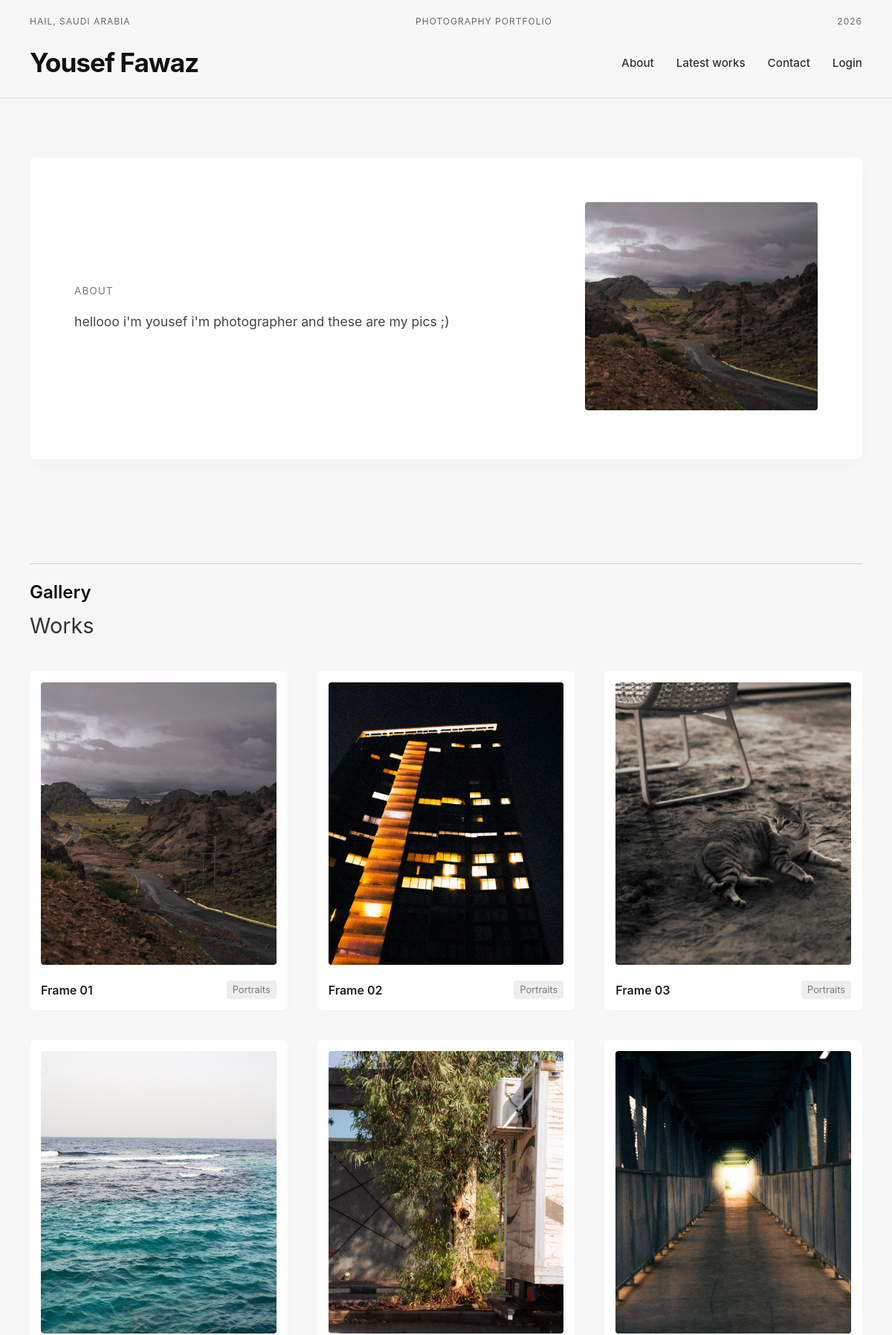
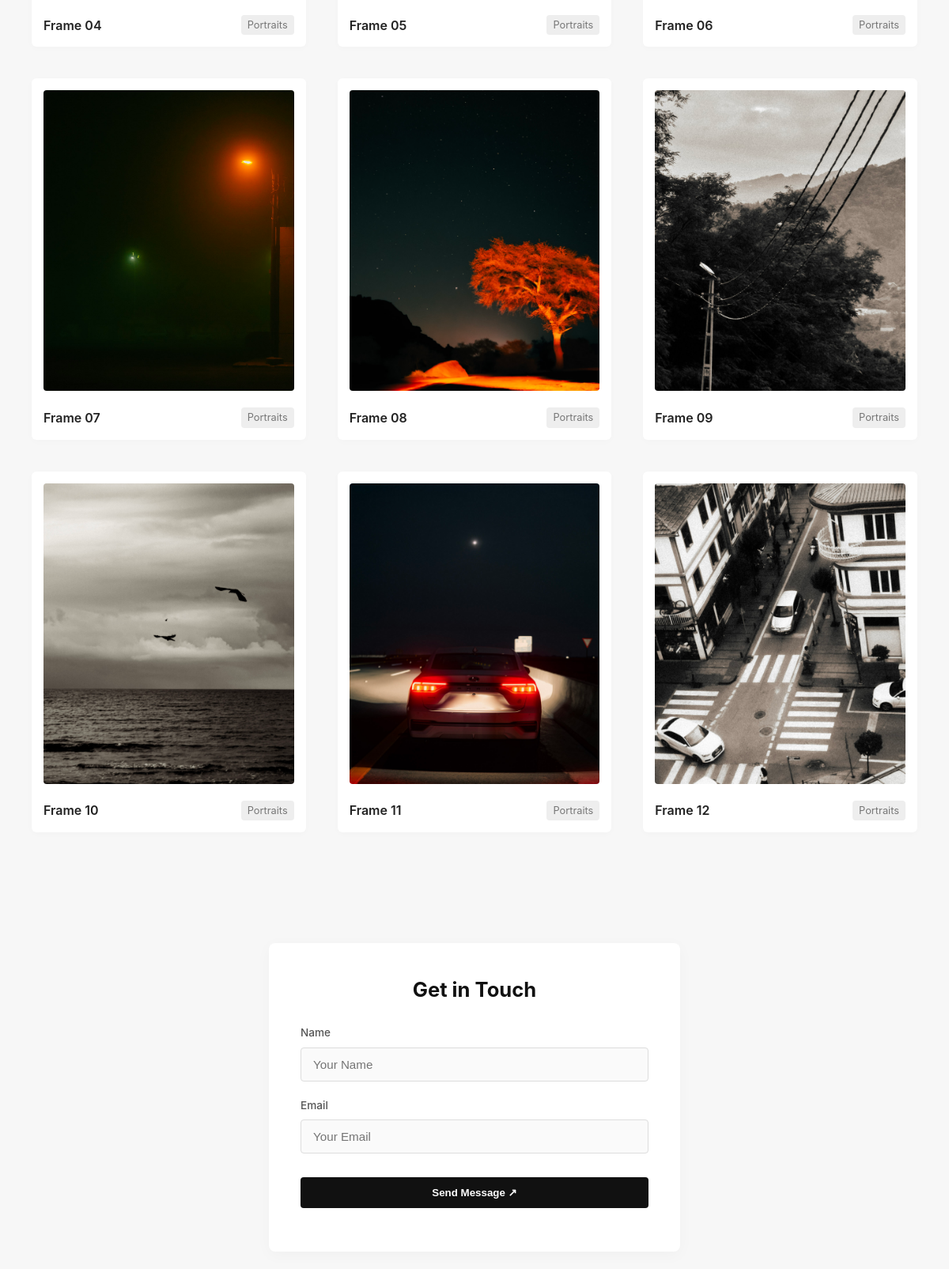
The page / (upper part) on the database its author committed (2 pictures, top to bottom).
### tables this page shows
CREATE TABLE `projects` (
  `id` int(11) NOT NULL,
  `title` varchar(100) NOT NULL,
  `category` varchar(50) NOT NULL,
  `image_url` varchar(255) NOT NULL
);

### index.php (the view, shortened to what this page needs)
<?php
include 'db_connect.php';
$sql = "SELECT * FROM projects";
$result = $conn->query($sql);
?>
<!DOCTYPE html>
<html lang="en">
<head>
    <link rel="stylesheet" href="style.css">
</head>
<body>
    <header class="site-header">
        <div class="header-top">
            <span class="location-tag">Hail, Saudi Arabia</span>
            <span class="project-tag">Photography Portfolio</span>
            <span class="date-tag">2026</span>
        </div>
        <nav class="main-nav">
            <h1 class="logo">Yousef Fawaz</h1>
            <ul class="nav-links">
                <li><a href="#about">About</a></li>
                <li><a href="#gallery">Latest works</a></li>
                <li><a href="#contact">Contact</a></li>
                <li><a href="login.php">Login</a></li>
            </ul>
        </nav>
    </header>
    <section id="about" class="about-section">
        <div class="about-container">
            <div class="about-text">
                <p class="section-label">About</p>
                <p class="about-desc">
                    hellooo i'm yousef i'm photographer and these are my pics ;)
                </p>
            </div>
            <div class="about-image">
                <img src="images/photo1.jpg" alt="Yousef Portrait">
            </div>
        </div>
    </section>
    <section id="gallery" class="gallery-section">
        <div class="gallery-header">
            <span class="gallery-title-tag">Gallery</span>
            <h2> Works </h2>
        </div>
        <div class="gallery-grid">
            <?php
            if ($result->num_rows > 0) {
                while($row = $result->fetch_assoc()) {
                    echo '<div class="gallery-item">';
                    echo '<div class="image-wrapper">';
                    echo '<img src="'.$row["image_url"].'" alt="'.$row["title"].'">';
                    echo '</div>';
                    echo '<div class="item-info">';
                    echo '<h3>'.$row["title"].'</h3>';
                    echo '<span class="item-cat">'.$row["category"].'</span>';
                    echo '</div>';
                    echo '</div>';
                }
            } else {
                echo "<p>No photos found.</p>";
            }
            ?>
        </div>
    </section>
    <section id="contact" class="contact-section">
        <div class="contact-box">
            <h2>Get in Touch</h2>
            <form name="profileForm" onsubmit="return validateForm()" action="process.php" method="post">
                <div class="form-group">
                    <label>Name</label>
                    <input type="text" id="name" name="name" placeholder="Your Name">
                </div>
                <div class="form-group">
                    <label>Email</label>
                    <input type="text" id="email" name="email" placeholder="Your Email">
                </div>
                <button type="submit" class="submit-btn">Send Message ↗</button>
            </form>
        </div>
    </section>
</body>
</html>

### style.css (style rules this page uses)
* { margin: 0; padding: 0; box-sizing: border-box; }
body { font-family: -apple-system, BlinkMacSystemFont, "Segoe UI", Roboto, Helvetica, Arial, sans-serif; background-color: #f7f7f7; color: #111111; line-height: 1.5; }
.site-header { padding: 20px 40px; border-bottom: 1px solid #e0e0e0; background: #f7f7f7; }
.header-top { display: flex; justify-content: space-between; font-size: 0.75rem; color: #666; text-transform: uppercase; letter-spacing: 1px; margin-bottom: 20px; }
.main-nav { display: flex; justify-content: space-between; align-items: center; }
.logo { font-size: 2.2rem; font-weight: 700; letter-spacing: -1px; }
.nav-links { display: flex; list-style: none; gap: 30px; }
.nav-links a { text-decoration: none; color: #333; font-size: 0.95rem; font-weight: 500; transition: color 0.2s; }
.about-section { padding: 80px 40px; max-width: 1300px; margin: 0 auto; }
.about-container { display: grid; grid-template-columns: 2fr 1fr; gap: 60px; align-items: center; background: #ffffff; padding: 60px; border-radius: 8px; box-shadow: 0 4px 20px rgba(0,0,0,0.03); }
.section-label { font-size: 0.85rem; text-transform: uppercase; letter-spacing: 1px; color: #777; margin-bottom: 15px; }
.about-desc { font-size: 1.1rem; color: #444; line-height: 1.8; }
.about-image img { width: 100%; height: 280px; object-fit: cover; border-radius: 4px; }
.gallery-section { padding: 60px 40px; max-width: 1400px; margin: 0 auto; }
.gallery-header { margin-bottom: 40px; border-top: 1px solid #ccc; padding-top: 20px; }
.gallery-title-tag { font-size: 1.5rem; font-weight: 600; display: block; margin-bottom: 5px; }
.gallery-header h2 { font-size: 1.8rem; font-weight: 400; color: #333; }
.gallery-grid { display: grid; grid-template-columns: repeat(auto-fit, minmax(320px, 1fr)); gap: 40px; }
.gallery-item { background: #ffffff; padding: 15px; border-radius: 6px; box-shadow: 0 2px 10px rgba(0,0,0,0.02); }
.image-wrapper img { width: 100%; height: 380px; object-fit: cover; border-radius: 4px; }
.item-info { display: flex; justify-content: space-between; align-items: center; margin-top: 15px; }
.item-info h3 { font-size: 1rem; font-weight: 600; color: #222; }
.item-cat { font-size: 0.8rem; color: #777; background: #eee; padding: 3px 8px; border-radius: 4px; }
.contact-section { padding: 80px 40px; max-width: 600px; margin: 0 auto; }
.contact-box { background: #ffffff; padding: 40px; border-radius: 8px; box-shadow: 0 4px 20px rgba(0,0,0,0.03); }
.contact-box h2 { font-size: 1.6rem; margin-bottom: 25px; text-align: center; }
.form-group { margin-bottom: 20px; }
.form-group label { display: block; font-size: 0.85rem; margin-bottom: 8px; color: #555; font-weight: 500; }
.form-group input { width: 100%; padding: 12px 15px; border: 1px solid #ddd; border-radius: 4px; background: #fafafa; font-size: 0.95rem; }
.submit-btn { width: 100%; background: #111; color: #fff; padding: 12px; border: none; border-radius: 4px; font-weight: 600; cursor: pointer; margin-top: 10px; transition: background 0.2s; }

### rows shown on the page
projects: image_url (picture), title "Frame 01", category "Portraits"
projects: image_url (picture), title "Frame 02", category "Portraits"
projects: image_url (picture), title "Frame 03", category "Portraits"
projects: image_url (picture), title "Frame 04", category "Portraits"
projects: image_url (picture), title "Frame 05", category "Portraits"
projects: image_url (picture), title "Frame 06", category "Portraits"
projects: image_url (picture), title "Frame 07", category "Portraits"
projects: image_url (picture), title "Frame 08", category "Portraits"
projects: image_url (picture), title "Frame 09", category "Portraits"
projects: image_url (picture), title "Frame 10", category "Portraits"
projects: image_url (picture), title "Frame 11", category "Portraits"
projects: image_url (picture), title "Frame 12", category "Portraits"
